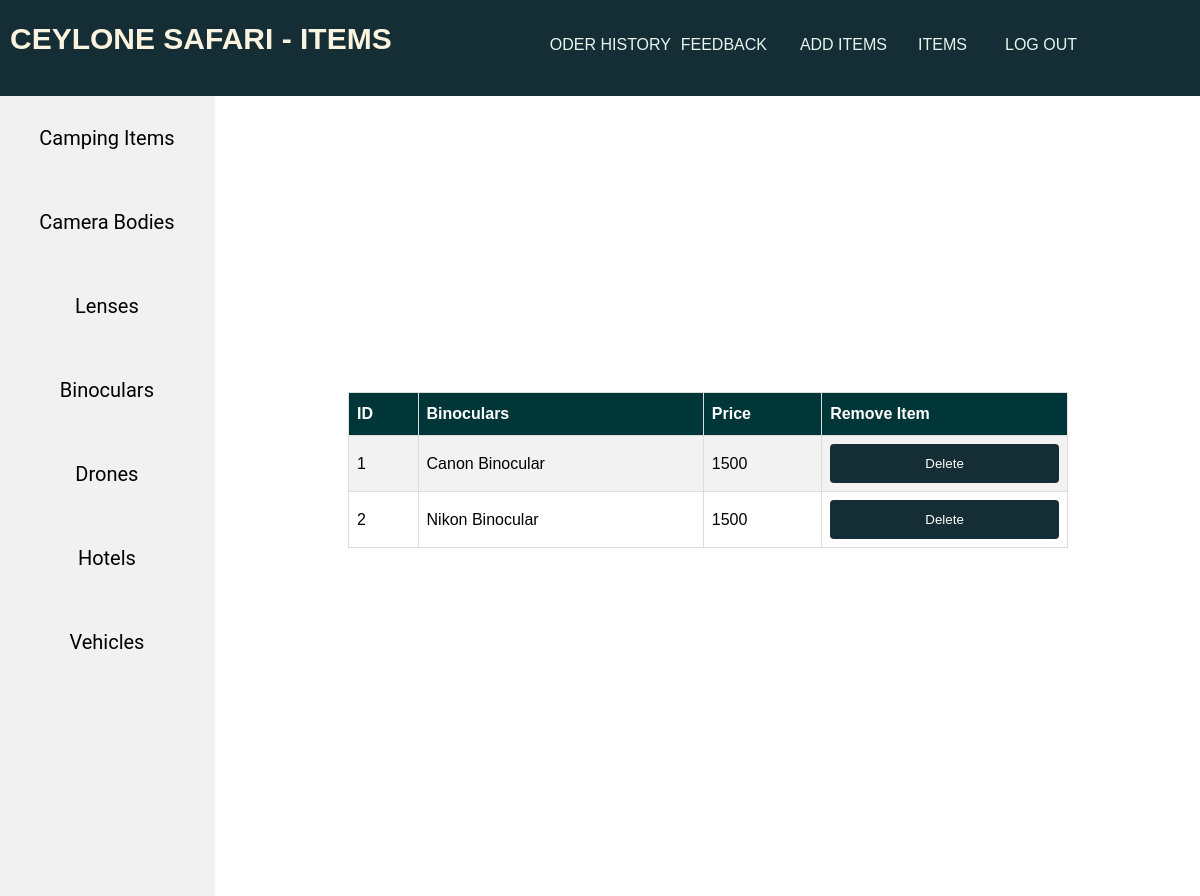
The app's page /adminBinoculars.php with its own data.
### tables this page shows
CREATE TABLE `Binoculars` (
  `id` int(11) NOT NULL,
  `name` varchar(255) NOT NULL,
  `image` varchar(255) NOT NULL DEFAULT './src/images/lenses/nikonh.png',
  `price` double NOT NULL
);

### adminBinoculars.php (the view, shortened to what this page needs)
<?php
include('./config/db_connect.php');
$sql = "SELECT * FROM Binoculars ";
$result = mysqli_query($conn, $sql);
$Binoculars = mysqli_fetch_all($result, MYSQLI_ASSOC);
?>
<?php include('./src/Header_footer/adminItemHeader.php') ?>
<link rel="stylesheet" href="./src/css/adminItem.css">
<div class="table">
    <table id="customers">
        <tr>
            <th>ID</th>
            <th>Binoculars</th>
            <th>Price</th>
            <th>Remove Item</th>
        </tr>
        <?php foreach($Binoculars as $bin): ?>
        <tr>
            <form action="adminBinoculars.php" method="POST" role="form">
                <td><?php echo htmlspecialchars($bin['id']); ?></td>
                <td><?php echo htmlspecialchars($bin['name']); ?></td>
                <td><?php echo htmlspecialchars($bin['price']); ?></td>
                <td><input type="submit" name="delete" value="Delete"></td>
            </form>
        </tr>
        <?php endforeach; ?>
    </table>
</div>
</body>
</html>

### src/css/admin.css (style rules this page uses)
body { padding: 0%; margin: 0%; font-family: Arial, Helvetica, sans-serif; }
input[type="submit"] { background-color: #152d35; color: white; padding: 12px 20px; border: none; border-radius: 4px; cursor: pointer; width: 100%; }

### src/css/adminItem.css (style rules this page uses)
#customers { font-family: Arial, Helvetica, sans-serif; border-collapse: collapse; width: 100%; }
#customers td, #customers th { border: 1px solid #ddd; padding: 8px; }
#customers tr:nth-child(even) { background-color: #f2f2f2; }
#customers th { padding-top: 12px; padding-bottom: 12px; text-align: left; background-color: #003638; color: white; }
.table { display: flex; justify-content: center; width: 60%; margin-left: 29%; margin-top: -42%; color: #000; }

### records on screen
binoculars: id "1", name "Canon Binocular", price "1500"
binoculars: id "2", name "Nikon Binocular", price "1500"
